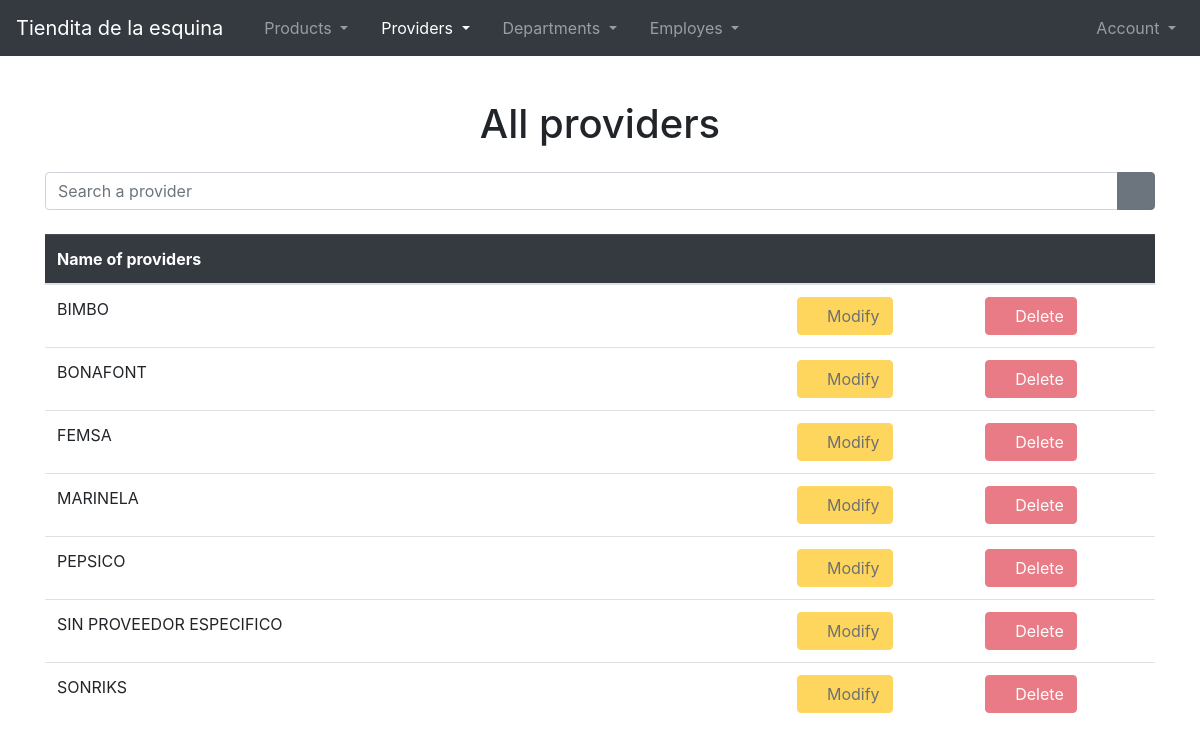
/show-providers/ (signed in), run on the app's committed database.
### Providers/models.py (models this page shows)
class Provider( models.Model ):
    providername = models.CharField(max_length = 100, blank = False)
    def __str__(self):
        return self.providername

### Providers/views.py (the view)
# urls.py: path('show-providers/', views.ShowProviderListView.as_view(), name = 'showproviderspage'),
class ShowProviderListView( LoginRequiredMixin, ListView ):
    login_url = 'loginpage'
    template_name = 'showproviders.html'
    queryset = Provider.objects.all().order_by('providername')
    def get_context_data(self, **kwargs):
        context = super().get_context_data(**kwargs)
        context['titleOfPage'] = "Show providers"
        context['nameOfApplication'] = NAME_OF_PROJECT
        return context

### project.py (called while the page is built)
def NAME_OF_PROJECT():
    return 'Tiendita de la esquina'

### Providers/templates/showproviders.html
{% extends 'shared/body.html' %}
{% block content %}
    <div class="col-12 mb-3">
        <center>
            <h1>All providers</h1>
        </center>
    </div>
    <div class="col-12 mt-4 mt-sm-4 mt-md-0 mt-lg-0 mt-xl-0">
        <div class="row">
            <div class="col-12">
                <form action="{% url 'Providers:searchprovider' %}">
                    <div class="input-group mb-3">
                        <input name="prov" type="text" class="form-control" placeholder="Search a provider">
                        <div class="input-group-append">
                            <button type="search" class="btn btn-secondary">
                                <i class="bi bi-search"></i>
                            </button>
                        </div>
                    </div>
                </form>
            </div>
        </div>
        <div class="row">
            <div class="col-12 mt-2">
                <div class="table-responsive">
                    <table class="table">
                        <thead class="table-dark">
                            <tr>
                                <th scope="col">Name of providers</th>
                                <th scope="col"></th>
                                <th scope="col"></th>
                            </tr>
                        </thead>
                        <tbody>
                            {% for prov in object_list %}
                                <tr class>
                                    <td class="col-8">{{ prov }}</td>
                                    <td>
                                        <button class="btn btn-warning" disabled>
                                            <i class="bi bi-pencil"></i>
                                            Modify
                                        </button>
                                    </td>
                                    <td>
                                        <button class="btn btn-danger" disabled>
                                            <i class="bi bi-trash"></i>
                                            Delete
                                        </button>
                                    </td>
                                </tr>
                            {% endfor %}
                        </tbody>
                    </table>
                </div>
            </div>
        </div>
    </div>
{% endblock %}

### data on the page
Provider: providername "BIMBO"
Provider: providername "BONAFONT"
Provider: providername "FEMSA"
Provider: providername "MARINELA"
Provider: providername "PEPSICO"
Provider: providername "SIN PROVEEDOR ESPECIFICO"
Provider: providername "SONRIKS"

### other printed values
{{ nameOfApplication }} "Tiendita de la esquina"
